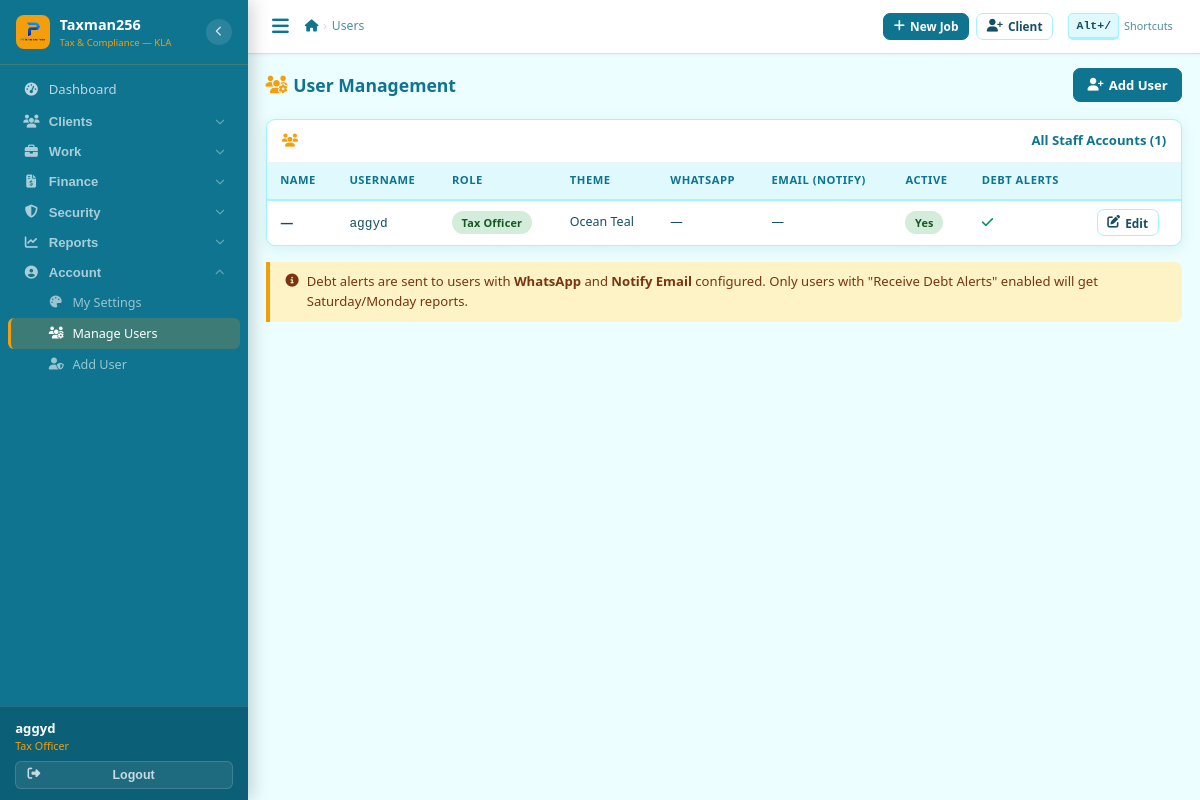
Page /staff/users/ (signed in) on the committed database.
### core/models.py (models this page shows, shortened)
class User(AbstractUser):
    ROLE_CHOICES = [
        ('receptionist', 'Receptionist'),
        ('tax_officer',  'Tax Officer'),
        ('senior_officer','Senior Officer'),
        ('manager',      'Manager'),
        ('admin',        'Admin'),
    ]
    THEME_CHOICES = [
        ('ocean',    'Ocean Teal'),
    ]
    role              = models.CharField(max_length=20, choices=ROLE_CHOICES, default='tax_officer')
    phone_whatsapp    = models.CharField(max_length=20, blank=True,
                                         help_text='WhatsApp number used for sending reminders (e.g. +256785230670)')
    email_notify      = models.EmailField(blank=True,
                                          help_text='Email used for sending communications (e.g. taxissues.go@gmail.com)')
    is_active_staff   = models.BooleanField(default=True)
    date_joined_firm  = models.DateField(null=True, blank=True)
    receive_debt_alerts = models.BooleanField(default=True,
                                               help_text='Receive Saturday/Monday debt reports')
    receive_task_reminders = models.BooleanField(default=True,
                                                  help_text='Receive reminders for incomplete tasks')
    ui_theme          = models.CharField(max_length=20, choices=THEME_CHOICES, default='ocean')

### core/views.py (the view)
# urls.py: path('users/',              views.user_list,       name='users'),
@login_required
def user_list(request):
    if not _require_admin(request):
        messages.error(request, 'Admin access required.')
        return redirect('dashboard:index')
    users = User.objects.all().order_by('role', 'first_name')
    return render(request, 'core/user_list.html', {'users': users})

### core/views.py (called while the page is built)
def _require_admin(request):
    return request.user.is_authenticated and (request.user.role in ('admin', 'manager') or request.user.is_superuser)

### templates/core/user_list.html (shortened to what this page needs)
{% extends 'base.html' %}
{% block nav_users %}active{% endblock %}
{% block breadcrumbs %}<li class="active">Users</li>{% endblock %}
{% block content %}
<div class="page-hdr">
  <h4 class="page-title"><i class="fas fa-users-cog"></i>User Management</h4>
  <a href="{% url 'core:user_new' %}" class="btn btn-primary"><i class="fas fa-user-plus"></i> Add User</a>
</div>
<div class="card">
  <div class="card-hd"><i class="fas fa-users"></i>All Staff Accounts ({{ users|length }})</div>
  <div class="tbl-wrap">
    <table class="tbl">
      <thead><tr><th>Name</th><th>Username</th><th>Role</th><th>Theme</th><th>WhatsApp</th><th>Email (Notify)</th><th>Active</th><th>Debt Alerts</th><th></th></tr></thead>
      <tbody>
        {% for u in users %}
        <tr>
          <td class="fw-7">{{ u.get_full_name|default:"—" }}</td>
          <td><code style="font-size:.8rem">{{ u.username }}</code></td>
          <td><span class="badge badge-{% if u.role == 'admin' %}suspended{% elif u.role == 'manager' %}pending_payment{% elif u.role == 'tax_officer' %}active{% else %}dormant{% endif %}">{{ u.get_role_display }}</span></td>
          <td class="fs-sm">{{ u.get_ui_theme_display }}</td>
          <td class="fs-sm">{{ u.phone_whatsapp|default:"—" }}</td>
          <td class="fs-sm">{{ u.email_notify|default:u.email|default:"—" }}</td>
          <td>{% if u.is_active %}<span class="badge badge-active">Yes</span>{% else %}<span class="badge badge-dormant">No</span>{% endif %}</td>
          <td>{% if u.receive_debt_alerts %}<i class="fas fa-check text-success"></i>{% else %}<i class="fas fa-times text-muted"></i>{% endif %}</td>
          <td><a href="{% url 'core:user_edit' u.pk %}" class="btn btn-outline btn-sm"><i class="fas fa-edit"></i> Edit</a></td>
        </tr>
        {% empty %}
        <tr><td colspan="9"><div class="empty-state"><i class="fas fa-users"></i><p>No users found</p></div></td></tr>
        {% endfor %}
      </tbody>
    </table>
  </div>
</div>
<div class="alert alert-note">
  <i class="fas fa-info-circle"></i>
  <span>Debt alerts are sent to users with <strong>WhatsApp</strong> and <strong>Notify Email</strong> configured. Only users with "Receive Debt Alerts" enabled will get Saturday/Monday reports.</span>
</div>
{% endblock %}

### templates/base.html (shortened to what this page needs)
{% load static %}<!DOCTYPE html>
<html lang="en">
<head>
<link rel="stylesheet" href="https://cdnjs.cloudflare.com/ajax/libs/font-awesome/6.5.0/css/all.min.css">
<link rel="stylesheet" href="https://cdnjs.cloudflare.com/ajax/libs/select2/4.1.0-rc.0/css/select2.min.css">
<link rel="stylesheet" href="https://cdn.jsdelivr.net/npm/select2-bootstrap-5-theme@1.3.0/dist/select2-bootstrap-5-theme.min.css">
<link rel="stylesheet" href="https://cdnjs.cloudflare.com/ajax/libs/flatpickr/4.6.13/flatpickr.min.css">
<link rel="stylesheet" href="{% static 'css/app.css' %}?v=5">
</head>
<body data-theme="ocean">
{% if user.is_authenticated %}
<nav class="sidebar" id="sidebar">
  <div class="sb-brand">
    <div class="sb-icon"><img src="{% static 'icons/primeserver.png' %}" alt="Logo" style="width:100%;height:100%;object-fit:contain"></div>
    <div class="sb-brand-text">
      <div class="sb-brand-name">Taxman256</div>
      <div class="sb-brand-sub">Tax &amp; Compliance — KLA</div>
    </div>
    <button type="button" class="sb-toggle" id="sidebarToggle" title="Toggle sidebar">
      <i class="fas fa-chevron-left" id="sidebarToggleIcon"></i>
    </button>
  </div>
  <div class="sb-scroll">
    <a href="{% url 'dashboard:index' %}" class="sb-link {% block nav_dash %}{% endblock %}" title="Dashboard">
      <i class="fas fa-tachometer-alt"></i>
      <span class="sb-lbl">Dashboard</span>
    </a>
    <div class="sb-group" id="grp-clients">
      <button type="button" class="sb-group-hd" data-grp="grp-clients" data-href="{% url 'clients:list' %}" title="Clients">
        <i class="fas fa-users"></i>
        <span class="sb-lbl">Clients</span>
        <i class="fas fa-chevron-down sb-arrow"></i>
      </button>
    </div>
    <div class="sb-group" id="grp-work">
      <button type="button" class="sb-group-hd" data-grp="grp-work" data-href="{% url 'services:list' %}" title="Work">
        <i class="fas fa-briefcase"></i>
        <span class="sb-lbl">Work</span>
        <i class="fas fa-chevron-down sb-arrow"></i>
      </button>
    </div>
    <div class="sb-group" id="grp-finance">
      <button type="button" class="sb-group-hd" data-grp="grp-finance" data-href="{% url 'billing:list' %}" title="Finance">
        <i class="fas fa-file-invoice-dollar"></i>
        <span class="sb-lbl">Finance</span>
        <i class="fas fa-chevron-down sb-arrow"></i>
      </button>
    </div>
    <div class="sb-group" id="grp-security">
      <button type="button" class="sb-group-hd" data-grp="grp-security" data-href="{% url 'credentials:list' %}" title="Security">
        <i class="fas fa-shield-alt"></i>
        <span class="sb-lbl">Security</span>
        <i class="fas fa-chevron-down sb-arrow"></i>
      </button>
    </div>
    <div class="sb-group" id="grp-reports">
      <button type="button" class="sb-group-hd" data-grp="grp-reports" data-href="{% url 'documents:price_list' %}" title="Reports">
        <i class="fas fa-chart-line"></i>
        <span class="sb-lbl">Reports</span>
        <i class="fas fa-chevron-down sb-arrow"></i>
      </button>
    </div>
    <div class="sb-group" id="grp-account">
      <button type="button" class="sb-group-hd" data-grp="grp-account" data-href="{% url 'core:settings' %}" title="Account">
        <i class="fas fa-user-circle"></i>
        <span class="sb-lbl">Account</span>
        <i class="fas fa-chevron-down sb-arrow"></i>
      </button>
      <div class="sb-sub" id="sub-account">
        <a href="{% url 'core:settings' %}" class="sb-link {% block nav_settings %}{% endblock %}" title="My Settings"><i class="fas fa-palette"></i><span class="sb-lbl">My Settings</span></a>
        {% if user.is_superuser or user.role == 'admin' or user.role == 'manager' %}
        <a href="{% url 'core:users' %}"    class="sb-link {% block nav_users %}{% endblock %}" title="Manage Users"><i class="fas fa-users-cog"></i><span class="sb-lbl">Manage Users</span></a>
        <a href="{% url 'core:user_new' %}" class="sb-link" title="Add User"><i class="fas fa-user-shield"></i><span class="sb-lbl">Add User</span></a>
        {% endif %}
      </div>
    </div>
  </div>
  <div class="sb-footer">
    <div class="sb-user-info">
      <div class="sb-uname">{{ user.get_full_name|default:user.username }}</div>
      <div class="sb-urole">{{ user.get_role_display }}{% if user.phone_whatsapp %} · {{ user.phone_whatsapp }}{% endif %}</div>
    </div>
    <form method="post" action="{% url 'logout' %}" style="margin:0">{% csrf_token %}
      <button type="submit" class="sb-logout-btn">
        <i class="fas fa-sign-out-alt"></i><span class="sb-lbl"> Logout</span>
      </button>
    </form>
  </div>
</nav>
<div class="main">
  <div class="topbar">
    <div class="topbar-l">
      <button class="hamburger" id="hamburger" aria-label="Menu"><i class="fas fa-bars"></i></button>
      <nav aria-label="breadcrumb"><ol class="bc">
        <li><a href="{% url 'dashboard:index' %}"><i class="fas fa-home"></i></a></li>
        {% block breadcrumbs %}{% endblock %}
      </ol></nav>
    </div>
    <div class="topbar-r">
      <a href="{% url 'services:create' %}" class="btn btn-primary btn-sm"><i class="fas fa-plus"></i> New Job</a>
      <a href="{% url 'clients:create' %}"  class="btn btn-outline btn-sm d-xs-none"><i class="fas fa-user-plus"></i> Client</a>
      <span class="kb-hint d-xs-none" onclick="window.txShowShortcuts&&window.txShowShortcuts()" title="Keyboard shortcuts">
        <kbd>Alt+/</kbd> Shortcuts
      </span>
    </div>
  </div>
  <div class="page-body">{% block content %}{% endblock %}</div>
</div>
{% else %}{% block auth_content %}{% endblock %}{% endif %}
</body>
</html>

### rows in the picture
User: get_full_name "aggyd", role "Tax Officer", get_full_name "—", username "aggyd", ui_theme "Ocean Teal", phone_whatsapp "—", email_notify "—", is_active "Yes", receive_debt_alerts True (drawn)

### other values in the picture
{{ users|length }} "1"
